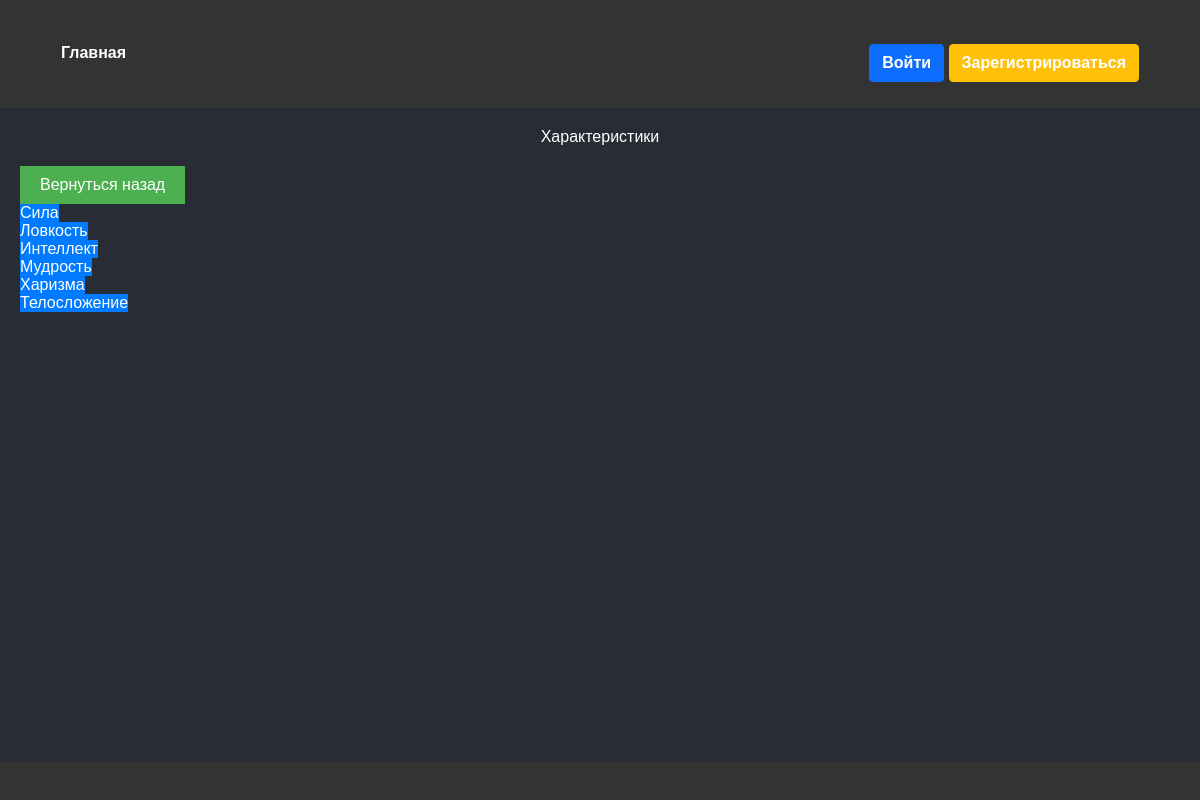
Screenshot of /VeiwCharacteristices with the database file from the repository.
### functions/Classes.py (models this page shows)
class Characteristices(db.Model):
    __tablename__ = 'Characteristices'
    id                   = db.Column(db.Integer, primary_key=True)
    Name                 = db.Column(db.String(300), nullable=False, unique=True)
    Discription          = db.Column(db.Text, nullable=True)
    imageName = db.Column(db.String(300), nullable=True)
    image = db.Column(db.LargeBinary, nullable=True)
    Skill                = db.relationship('Skills'        , secondary=Characteristices_Skills
                                           , backref=db.backref("CharacteristicesSkills", cascade='all,delete', single_parent=True, passive_deletes=True)
                                           , cascade='all,delete', single_parent=True)

### app.py (the view)
@app.route("/VeiwCharacteristices", methods=['GET', 'POST'])
def VeiwCharacteristices():
    characteristices = Characteristices.query.all()
    if request.method == 'POST':
        Date_id = request.form.get('Date_id')
        return OpenVeiwPost(['Characteristices', Date_id])
    return render_template("VeiwElementPage.html", Dates=characteristices
                           , VeiwAtributes='VeiwCharacteristices', TitlePage='Характеристики', show_back_button=True)

### templates/VeiwElementPage.html (shortened to what this page needs)
{% extends "base.html" %}
{% block content %}
<h1>{{ TitlePage }}</h1>
{% if show_back_button %}
<button id="back-button">Вернуться назад</button>
{% endif %}
{% for Date in Dates %}
<form method="POST"  id="Edit{{ TableName }}Form{{ Date.id }}" action="{{ TableName }}">
	<button>{{ Date.Name }}</button>
</form>
{% endfor %}
{% endblock %}

### static/css/forms.css (style rules this page uses)
h1 { text-align: center; margin-bottom: 20px; }

### static/css/links_and_buttons.css (style rules this page uses)
button, span#addRowButton { padding: 10px 20px; background-color: #007bff; color: white; border: none; cursor: pointer; font-size: 16px; }
#back-button { margin-top: 20px; padding: 10px 20px; background-color: #4CAF50; color: white; border: none; cursor: pointer; }

### static/css/media-queries.css (style rules this page uses)
@media screen and (min-width: 1200px) { body { font-size: 16px; } }
@media screen and (min-width: 1200px) { button { padding: 12px 24px; } }
@media screen and (min-width: 1200px) { h1 { font-size: 32px; } }

### static/css/structure.css (style rules this page uses)
html, body { height: 100%; margin: 0; padding: 0; }
body { display: grid; grid-template-rows: auto 1fr auto; min-height: 100vh; }

### static/css/character-card.css (style rules this page uses)
body { font-family: Arial, sans-serif; background-color: #282c34; color: #ffffff; }

### rows the page displays
Characteristices: Name "Сила"
Characteristices: Name "Ловкость"
Characteristices: Name "Интеллект"
Characteristices: Name "Мудрость"
Characteristices: Name "Харизма"
Characteristices: Name "Телосложение"

### other values shown
{{ TitlePage }} "Характеристики"
